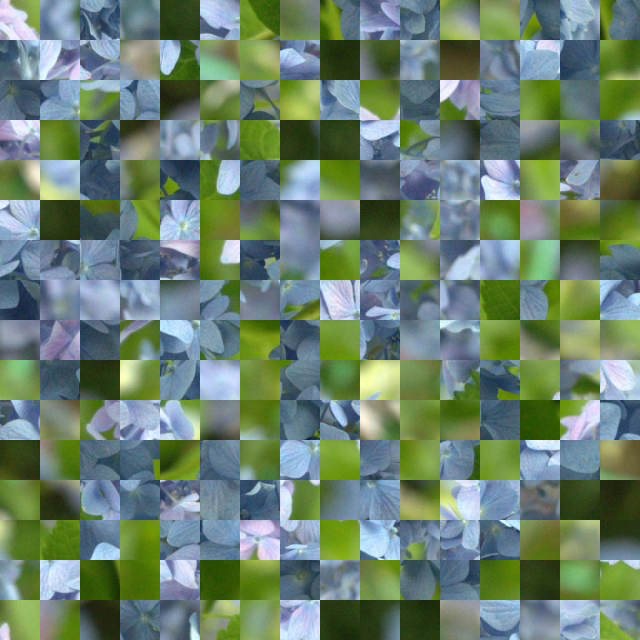
#> input picture img.jpg, 1280 x 1280 px (shown at 1/2 size)
$ python main.py
#> lines starting #> are read from the running program, lines starting #| are printed output that depends on the picture
import cv2
import matplotlib.pyplot as plt
from PIL import Image
import numpy as np


img=cv2.imread("img.jpg")
#> img is the input picture: shape (1280, 1280, 3); mean B, G, R 112.4, 129.5, 106.9
#plt.imshow(cv2.cvtColor(img, cv2.COLOR_BGR2RGB))
#plt.show()
ar=np.array(img)
size=80
sp=np.array([1280,1280,3])
v_size = img.shape[0] // size * size
#> v_size = 1280
h_size = img.shape[1] // size * size
#> h_size = 1280
img = img[:v_size, :h_size]

v_split = img.shape[0] // size
#> v_split = 16
h_split = img.shape[1] // size
#> h_split = 16
out_img = []
[out_img.extend(np.hsplit(h_img, h_split))
    for h_img in np.vsplit(img, v_split)]


sp=[]
sp.append(out_img[0])

num = np.array([0,0,0])
num_1 = np.array([0,0,0])
for c in range(70,80):
    for j in range(0,80):
        num += (out_img[0][c][j]-out_img[1][c][j])
#> after the loop, num = [45996, 47126, 67664]
num_1=num
#> num_1 = [45996, 47126, 67664]
for a in range(1,17): #
    for i in range(1,256):
        for k in range(0,4):   #回転
            out_img[i]=np.rot90(out_img[i],k)
            for c in range(70,80):  #RBG比較
                for j in range(0,80):
                    num = (out_img[a-1][c][j]-out_img[i][size-c][j])
            if num[0] < num_1[0]:
                 if num[1] < num_1[1]:
                    if num[2] < num_1[2]:
                      num_1=num
                      out_img[a], out_img[i] = out_img[i], out_img[a]
#> after the loop, num_1 = [0, 0, 0]; out_img = 256 items


img_1 = np.hstack(out_img[0:15])
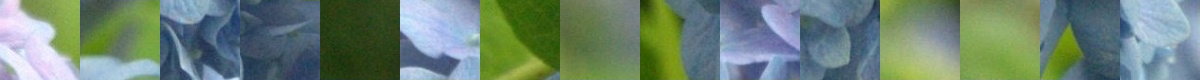
#> img_1: shape (80, 1200, 3); mean of channels 0, 1, 2 115.8, 131, 108.2; drawn as B, G, R
plt.imshow(img_1)
plt.show()
